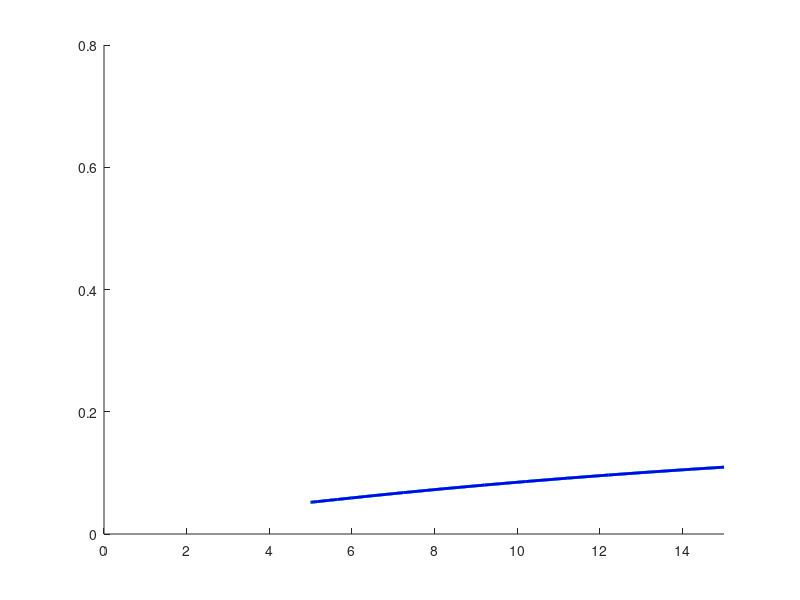

Write the MATLAB code that produced this figure.
% This is a simulation of the data from Do and Yau 2013

function DoYauSim031014

fprintf('This model simulates the data from Do and Yau 2013:\nFlashes superimposed on varying levels of background light.\n\n');

% get number of trials (light levels)
num = input('How many different levels of background light? ');

% initialize a vector that will contain the light levels (L values)
dim_levels = zeros(num, 1);
% get light levels
for n = 1:num
    fprintf('Level %d: ', n);
    dim_levels(n) = input('');
end

% get the length of the dim light before the flash.
% This should be in the 1000 to 2000 range.
dim_length = input('How many seconds of dim light? ');

% get light level (L) and length of the bright superimposed flash
% level should be 100 - 1000
flash_level = input('Level of bright flash: ');
% length should be very small (especially for very bright flashes)
% length should be in range .001 to .5
flash_length = input('How long is the bright flash? (seconds) ');

% this vector contains the colors that the various trials will cycle
% through when plotting
color = ['r', 'y', 'g', 'c', 'b', 'm', 'k'];

% the variable we are plotting. 27 = open channel
plot_var = 27;

% initialize color of plot. This will correspond to the index of the color
% vector above.
col = 1;
for n = 1:num
    % run dim background
    % The last initcon is L
    [T Y] = ode23s(@yprime, [0 dim_length], [1 0 0 0 0 1 0 0 0 0 0 0 0 0 0 0 0 0 0 0 1 0 0 0 0 1 0 0 0 0 0 1 1 0 0 1 dim_levels(n)]);
    
    Ysize = size(Y); % find size of solution matrix
    
    % get the final value of channel for normalization in next step
    % (this is the initial value for the bright flash, which we want to
    % normalize to 0)
    baseline = Y(Ysize(1), plot_var);
    
    last_row = Ysize(1); % index of last row of solution (conditions at end of model)
    new_initcons = Y(last_row, :); % set new initcons to conditions at end of last part
    new_initcons(37) = flash_level; % set initcon for light to flash level
    
    % run flash
    % first calculate end of this time interval
    t2 = dim_length + flash_length;
    [T Y] = ode23s(@yprime, [dim_length t2], new_initcons);
    Ysize = size(Y); % find size of solution matrix
    % get part of solution corresponding to channel
    y = Y(:, plot_var);
    % normalize by subtracting baseline
    normY = y - baseline.*ones(Ysize(1),1);
    
    % we want t=0 to correspond to the bright flash, so subtract the length
    % of the dim background
    times = T - dim_length.*ones(Ysize(1), 1);
    
    % I removed this plot to make the legend easier to set up. This part of
    % the response is negligible for short flash length
    
    %plot(times, normY, color(col), 'LineWidth', 2);
    
    % will use this later to set axis limits
    axismin = times(1);
    hold on;
    
    last_row = Ysize(1); % find index of last row (conditions at end of model)
    new_initcons = Y(last_row, :); % set new initcons to conditions at end of last part
    new_initcons(37) = dim_levels(n); % set initcon for light to new intensity
    
    % run more background
    % calculate new time interval
    t1 = t2;
    t2 = t2 + 10; % change 10 to larger number to see more of the response
    [T Y] = ode23s(@yprime, [t1 t2], new_initcons);
    Ysize = size(Y);
    y = Y(:, plot_var);
    
    % normalize the response y subtracting baseline
    normY = y - baseline.*ones(Ysize(1),1);
    
    Tsize = size(T);
    
    % calculate times to plot and maximum value on x axis
    times = T - dim_length.*ones(Tsize(1), 1);
    axismax = times(Tsize(1));
    
    % plot the dim background after the flash
    plot(times, normY, color(col), 'LineWidth', 2);
    
    % set axis
    axis([axismin, axismax, 0, 0.8]);
    hold on;
    
    % cycle through colors in color vector above
    col = col + 1;
    if col == 8
        col = 1;
    end
    
   
    
end    
    
    
    
function dy=yprime(~,y)
 
% parameters in order
% see parameter definitions below to see which is which
par = [
          98.9259104242659
       0.00931506338658826
          8.40986926291904
          8.15890257536338
          8.05414354300938
          9.98246854392598
        0.0199020978547228
         0.877828258959718
           1.0712720683621
          1.44398421993191
         0.833387875007068
       0.00620575855609655
          1.26010666047489
          1.02372463781239
          1.02223457839928
        0.0342550889399148
        0.0192022187538739
          1.23745674090808
         0.932670062624313
         0.718597950310801
          19.6684337275556
           20.570284538217
          28.3672755460059
         0.364885357841268
          75.8554193975745
          100.880123914361
          4.58320706532593
          9.20990597786551
          1.40912869935806
          1.57543910174943
          1.45563600542004
          1.07103317783623
          1.24232325833233
           1.2001736818022
          1.07402004695461
         0.888657562542007
          1.19548716782913
          1.16485495048596
          9.87368785454027
         0.019868050138947
         0.162728793296711
          9.81625978647433
                         1
                         1
                         1];

% Constants
% g = GTP
g = 1;
% p = PIP2
p = 1; 
kinase = 1;
arr1 = 1;
arr2 = 1;
 
% Michaelis Constants
kM = par(41); % half-maxrate concentration for degradation by enzyme
delta = par(42); % max degradation rate
 
% Rate constants
kL = par(45);
kG1 = par(1);
kG2 = par(2);
kG3 = par(3);
kG4 = par(4);
kG5 = par(5);
kG6 = par(6);
kG7 = par(7);
kG8 = par(8);
kG9 = par(9);
kG10 = par(10);
kG11 = par(11);
kG12 = par(12);
kG13 = par(13);
kG14 = par(14);
kG15 = par(15);
kG16 = par(16);
kG17 = par(17);
kG18 = par(18);
kG19 = par(19);
kG20 = par(12);
kP = par(21);
kI1 = par(22);
kI2 = par(23);
kI3 = par(24);
kS = par(25);
kC1 = par(26);
kC2 = par(27);
kK1 = par(28);
kK2 = par(29);
kK3 = par(30);
kK4 = par(31);
kK5 = par(32);
kK6 = par(33);
kK7 = par(34);
kK8 = par(35);
kK9 = par(36);
kK10 = par(37);
kK11 = par(38);
kK12 = par(39);
kK13 = par(40);
kR1 = par(43);
kR2 = par(44);
 
 
% Differential equations
dy=[
    % M0
    -kL.*y(1).*y(37) + kR1.*y(34) + kR2.*y(35);
    % M0*
    kL.*y(1).*y(37) - kG1.*y(2).*y(6) + kG2.*y(7) + kG5.*y(15) - kK1.*y(2).*kinase + kK2.*y(28);
    % M1*
    -kG6.*y(3).*y(6) + kG7.*y(8) + kG10.*y(16) + kK4.*y(29) - kK5.*y(3).*kinase;
    % M2*
    -kG11.*y(4).*y(6) + kG12.*y(9) + kG15.*y(17) + kK7.*y(30) - kK8.*y(4).*kinase;
    % M3*
    -kG16.*y(5).*y(6) + kG17.*y(10) + kG20.*y(18) + kK10.*y(31) - kK11.*y(5).*kinase - kK12.*y(5).*arr1 - kK13.*y(5).*arr2;
    % G-GDP
    -kG1.*y(2).*y(6) + kG2.*y(7) - kG6.*y(3).*y(6) + kG7.*y(8) - kG11.*y(4).*y(6) + kG12.*y(9) - kG16.*y(5).*y(6) + kG17.*y(10) + kI3.*y(23).*y(24);
    % M0*-G-GDP
    kG1.*y(2).*y(6) - kG2.*y(7) - kG3.*y(7);
    % M1*-G-GDP
    kG6.*y(3).*y(6) - kG7.*y(8) - kG8.*y(8);
    % M2*-G-GDP
    kG11.*y(4).*y(6) - kG12.*y(9) - kG13.*y(9);
    % M3*-G-GDP
    kG16.*y(5).*y(6) - kG17.*y(10) - kG18.*y(10);
    % M0*-G
    kG3.*y(7) - kG4.*y(11).*g;
    % M1*-G
    kG8.*y(8) - kG9.*y(12).*g;
    % M2*-G
    kG13.*y(9) - kG14.*y(13).*g;
    % M3*-G
    kG18.*y(10) - kG19.*y(14).*g;
    % M0*-G-GTP
    kG4.*y(11).*g - kG5.*y(15);
    % M1*-G-GTP
    kG9.*y(12).*g - kG10.*y(16);
    % M2*-G-GTP
    kG14.*y(13).*g - kG15.*y(17);
    % M3*-G-GTP
    kG19.*y(14).*g - kG20.*y(18);
    % Galpha-GTP
    kG5.*y(15) - kP.*y(21).*y(19) + kG10.*y(16) + kG15.*y(17) + kG20.*y(18);
    % PLC*-Galpha-GTP
    kP.*y(21).*y(19) - kI1.*y(20);
    % PLC
    -kP.*y(21).*y(19) + kI2.*y(22);
    % PLC-Galpha-GDP
    kI1.*y(20) - kI2.*y(22);
    % Galpha-GDP
    kI2.*y(20) - kI3.*y(23).*y(24);
    % Gbetagamma
    kG5.*y(15) - kI3.*y(23).*y(24) + kG10.*y(16) + kG15.*y(17) + kG20.*y(18);
    % SecM
    kS.*p.*y(20) - kC1.*y(25).*y(26) - delta.*y(25)/(kM+y(25)) + kC2.*y(27);
    % ClosedChannel
    -kC1.*y(25).*y(26) + kC2.*y(27);
    % SecM-OpenChannel
    kC1.*y(25).*y(26) - kC2.*y(27);
    % M0*-K
    kK1.*y(2).*kinase - kK2.*y(28) - kK3.*y(28);
    % M1*-K
    kK3.*y(28) - kK4.*y(29) + kK5.*y(3).*kinase - kK6.*y(29);
    % M2*-K
    kK6.*y(29) - kK7.*y(30) + kK8.*y(4).*kinase - kK9.*y(30);
    % M3*-K
    kK9.*y(30) - kK10.*y(31) + kK11.*y(5).*kinase;
    % ArrB1
    0
    % ArrB2
    0
    % M3-ArrB1
    kK12.*y(5).*arr1 - kR1.*y(34);
    % M3-ArrB2
    kK13.*y(5).*arr2 - kR2.*y(35);
    % K
    0
    % light
    0];
        